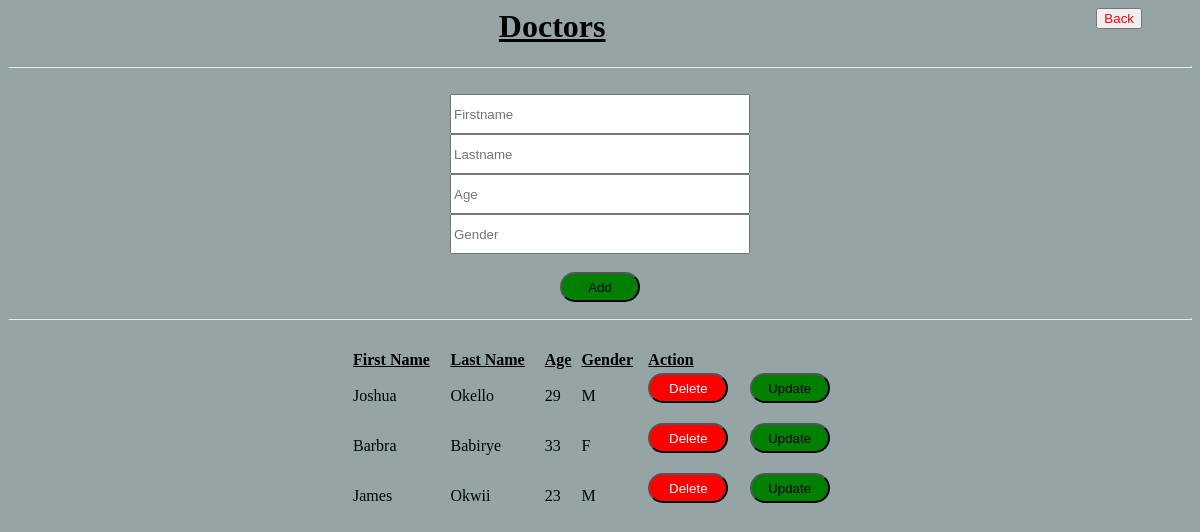
/ihk/doctors.php, run on the app's committed database.
### tables this page shows
CREATE TABLE `doctor` (
  `doctor_no` int(11) NOT NULL,
  `fname` varchar(15) NOT NULL,
  `lname` varchar(15) NOT NULL,
  `age` int(11) NOT NULL,
  `gender` varchar(1) NOT NULL
);

### ihk/doctors.php (the view, shortened to what this page needs)
<?php
	echo("<body style='background:#95a5a6;'>");
	echo("<a href='home.php'>
			<button style='color:red;float:right;margin-right:50px;'>
				Back
			</button>
		</a>");
	echo("<center>");
	echo("<h1><u>"."Doctors"."</u></h1>");
	echo("<hr>");
	echo("<form method='POST' action='add_doctor.php'>
			<br>
			<input type='text' class='in' placeholder='Firstname' name='fname' required>
			<br>
			<input type='text' class='in' placeholder='Lastname' name='lname' required>
			<br>
			<input type='number' class='in' placeholder='Age' name='age'>
			<br>
			<input type='text' class='in' placeholder='Gender' pattern='^[MF]{1}' name='gender'>
			<br><br>
			<input type='submit' value='Add' style='color:black;background:green;border-radius:50px;height:30px;width:80px;'></form>");
	echo("<hr>");
	$sql = "SELECT * FROM doctor";
	$result = $conn->query($sql);
	if($result->num_rows>0){
		echo("<table style='width:500px;padding-top:20px;'>");
		echo("<tr>");
		echo("<td><b><u>First Name</u></b></td>
			<td><b><u>Last Name</u></b></td>
			<td><b><u>Age</u></b></td>
			<td><b><u>Gender</u></b></td>
			<td><b><u>Action</u></b></td>");
		echo("</tr>");
		while($row = $result->fetch_array()){
			$pk = $row[0];
			echo("<tr>");
			echo("<td>$row[1]</td>
				<td>$row[2]</td>
				<td>$row[3]</td>
				<td>$row[4]</td>
				<td>
					<form method='POST' action='delete_doctor.php'>
						<input type='hidden' value='$pk' name='primary'>
						<input id='delete' type='submit' value='Delete'>
					</form>
				<td>
				<form method='POST' action='update_doctor.php'>
					<input type='hidden' value='$pk' name='primary'>
						<input id='edit' type='submit' value='Update'>
				</form>"."</td>"
			);
			echo("</tr>");
		}
		echo("</table>");
	}
	echo("</center>");
	 echo("</body>");
?>

### ihk/doctors.php (style rules this page uses)
#delete { color:white; background:red; border-radius:40px; height:30px; width:80px; }
#edit { color:black; background:green; border-radius:40px; height:30px; width:80px; }
.in { width:300px; height:40px; }

### data on the page
doctor: fname "Joshua", lname "Okello", age "29", gender "M"
doctor: fname "Barbra", lname "Babirye", age "33", gender "F"
doctor: fname "James", lname "Okwii", age "23", gender "M"
